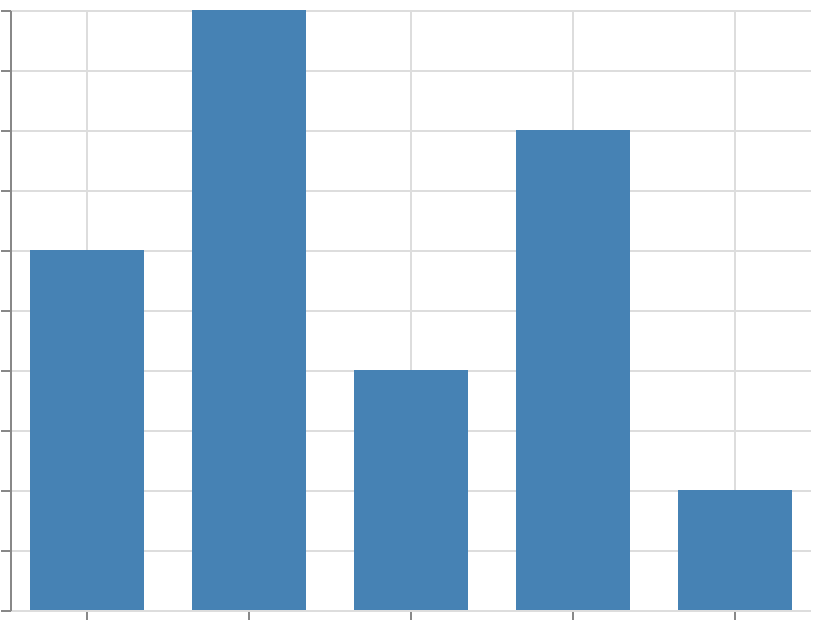

The Vega-Lite source for this figure:
### Vega specification from a JSON file in a GitHub repository (floating-point values rounded to 4 significant figures)
{"$schema": "https://vega.github.io/schema/vega/v6.json", "width": 400, "height": 300, "padding": 5, "autosize": "none", "data": [{"name": "table", "values": [{"cat": "A", "val": 3}, {"cat": "B", "val": 5}, {"cat": "C", "val": 2}, {"cat": "D", "val": 4}, {"cat": "E", "val": 1}]}], "scales": [{"name": "x", "type": "band", "domain": {"data": "table", "field": "cat", "sort": true}, "range": "width", "align": 0.5, "paddingInner": 0.3, "paddingOuter": 0.1, "round": true}, {"name": "y", "type": "linear", "domain": {"data": "table", "field": "val"}, "range": [{"signal": "height"}, 0], "zero": true, "nice": true}], "marks": [{"type": "rect", "from": {"data": "table"}, "encode": {"update": {"x": {"scale": "x", "field": "cat"}, "width": {"scale": "x", "band": 1}, "y": {"scale": "y", "field": "val"}, "y2": {"scale": "y", "value": 0}, "fill": {"value": "steelblue"}}}}], "axes": [{"scale": "x", "orient": "bottom", "grid": true, "labels": false}, {"scale": "y", "orient": "left", "grid": true, "labels": false}], "description": "band alignment with a rounded step (the leftover room is placed by align); 0.5 is the default value, written out"}
